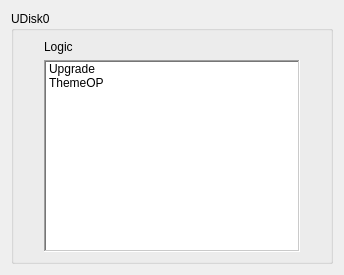
     <widget class="QWidget" name="page_UDisk0">
      <layout class="QVBoxLayout" name="verticalLayout_12">
       <item>
        <widget class="QGroupBox" name="Storage_UDisk0">
         <property name="font">
          <font>
           <weight>50</weight>
           <bold>false</bold>
          </font>
         </property>
         <property name="title">
          <string>UDisk0</string>
         </property>
         <property name="flat">
          <bool>true</bool>
         </property>
         <property name="checkable">
          <bool>false</bool>
         </property>
         <layout class="QVBoxLayout" name="verticalLayout_11">
          <property name="leftMargin">
           <number>30</number>
          </property>
          <property name="rightMargin">
           <number>30</number>
          </property>
          <item>
           <widget class="QLabel" name="label_33">
            <property name="text">
             <string>Logic</string>
            </property>
           </widget>
          </item>
          <item>
           <widget class="UpSelecQListWidget" name="Storage_UDisk0_Logic_Enum_Item">
            <property name="frameShape">
             <enum>QFrame::WinPanel</enum>
            </property>
            <item>
             <property name="text">
              <string>Upgrade</string>
             </property>
             <property name="checkState">
              <enum>Unchecked</enum>
             </property>
             <property name="icon">
              <iconset resource="../IDE.qrc">
               <normaloff>:/Menu/rc/Menu/chat.png</normaloff>:/Menu/rc/Menu/chat.png</iconset>
             </property>
            </item>
            <item>
             <property name="text">
              <string>ThemeOP</string>
             </property>
             <property name="checkState">
              <enum>Unchecked</enum>
             </property>
             <property name="icon">
              <iconset resource="../IDE.qrc">
               <normaloff>:/Menu/rc/Menu/chat.png</normaloff>:/Menu/rc/Menu/chat.png</iconset>
             </property>
            </item>
           </widget>
          </item>
         </layout>
        </widget>
       </item>
      </layout>
     </widget>
